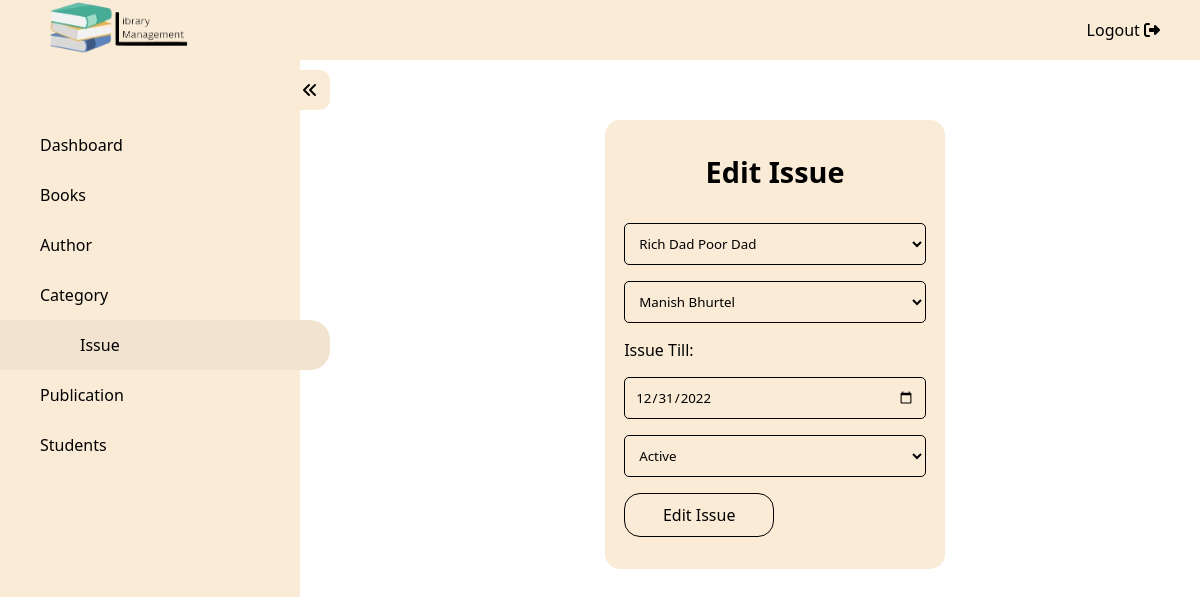
The app's page /admin/editIssue.php?id=7 (signed in), older data.
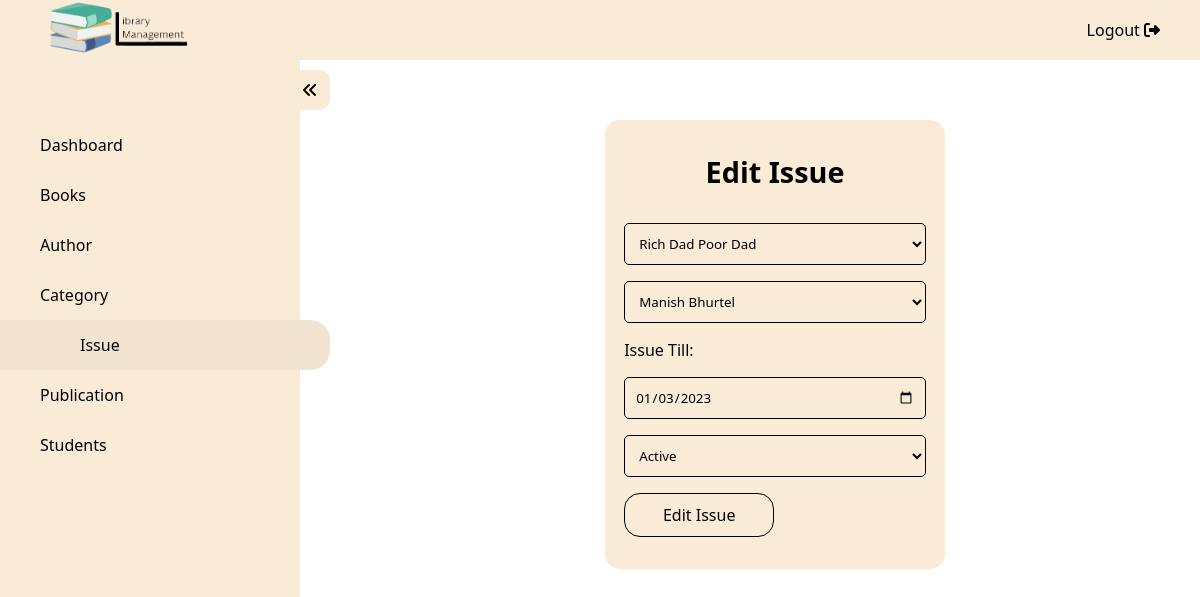
The same page, newer data.
### tables this page shows
CREATE TABLE `Issue_Details` (
  `ISS_ID` int NOT NULL,
  `BOOK_ID` int NOT NULL,
  `SD_ID` int NOT NULL,
  `ISS_From` timestamp NOT NULL DEFAULT CURRENT_TIMESTAMP,
  `ISS_To` varchar(50) NOT NULL,
  `ISS_Status` varchar(50) NOT NULL
);

### admin/editIssue.php (the view, shortened to what this page needs)
<?php
if (isset($_GET)) {
    $id = $_GET["id"];
} else {
    header("Location: ./issue.php");
}
require("../config/db_connect.php");
?>
<!DOCTYPE html>
<html lang="en">
<head>
    <link rel="stylesheet" href="https://cdnjs.cloudflare.com/ajax/libs/font-awesome/6.2.1/css/all.min.css" />
    <link rel="stylesheet" href="../assets/css/index.css" />
    <link rel="stylesheet" href="../assets/css/addCatPubAut.css">
</head>
<body>
    <nav id="topbar">
        <div class="logo"><a href="../index.php"><img src="../assets/image/logo.png" /></a></div>
        <ul>
            <li><a href="../functions/logout.php">Logout <i class="fa-solid fa-right-from-bracket"></i></a> </li>
        </ul>
    </nav>
    <div class="wrapper">
        <nav id="sidebar" class="activeSidebar">
            <div class="iconParent">
                <i class="fa-solid fa-angles-left icon"></i>
            </div>
            <ul>
                <a href="./dashboard.php">
                    <li>Dashboard</li>
                </a>
                <a href="./books.php">
                    <li>Books</li>
                </a>
                <a href="./author.php">
                    <li>Author</li>
                </a>
                <a href="./category.php">
                    <li>Category</li>
                </a>
                <a href="./issue.php">
                    <li class="active">Issue</li>
                </a>
                <a href="./publication.php">
                    <li>Publication</li>
                </a>
                <a href="./student_details.php">
                    <li>Students</li>
                </a>
            </ul>
        </nav>
        <div class="content">
            <form action="../functions/editIssue.php" method="POST">
                <?php
                $res = mysqli_query($conn, "SELECT * FROM Issue_Details WHERE ISS_ID = $id");
                if (mysqli_num_rows($res) == 0) {
                    echo "<p>No records Found.</p>";
                } else {
                    while ($row = mysqli_fetch_array($res)) {
                ?>
                        <h2>Edit Issue</h2>
                        <select name="book" id="">
                            <?php
                            $bookSql = "SELECT * FROM `Book_Details`";
                            $books = mysqli_query($conn, $bookSql);
                            while ($book = mysqli_fetch_array($books)) {
                                if ($row['BOOK_ID'] == $book['BOOK_ID']) {
                                    echo "<option selected value='" . $book['BOOK_ID'] . "'>" . $book['BOOK_Name'] . "</option>";
                                } else {
                                    echo "<option value='" . $book['BOOK_ID'] . "'>" . $book['BOOK_Name'] . "</option>";
                                }
                            }
                            ?>
                        </select>
                        <select name="student" id="">
                            <?php
                            $stdSql = "SELECT * FROM `Student_Details`";
                            $students = mysqli_query($conn, $stdSql);
                            while ($std = mysqli_fetch_array($students)) {
                                if ($row['SD_ID'] == $std['SD_ID']) {
                                    echo "<option selected value='" . $std['SD_ID'] . "'>" . $std['SD_Name'] . "</option>";
                                } else {
                                    echo "<option value='" . $std['SD_ID'] . "'>" . $std['SD_Name'] . "</option>";
                                }
                            }
                            ?>
                        </select>
                        <label for="data">Issue Till:</label>
                        <input type="date" name="issueTo" id="date" required <?php echo "value='" . $row['ISS_To'] . "'"; ?>>
                        <select name="status" id="">
                            <option value="active" <?php if ($row['ISS_Status'] == "active") {
                                                        echo "selected";
                                                    } ?>>Active</option>
                        </select>
                        <input type="submit" value="Edit Issue">
                <?php
                    }
                }
                ?>
            </form>
        </div>
    </div>
</body>
</html>

Row changes from the older to the newer data that the page shows:
changed issue_details "Active": issueTo "12/31/2022" → "01/03/2023"
